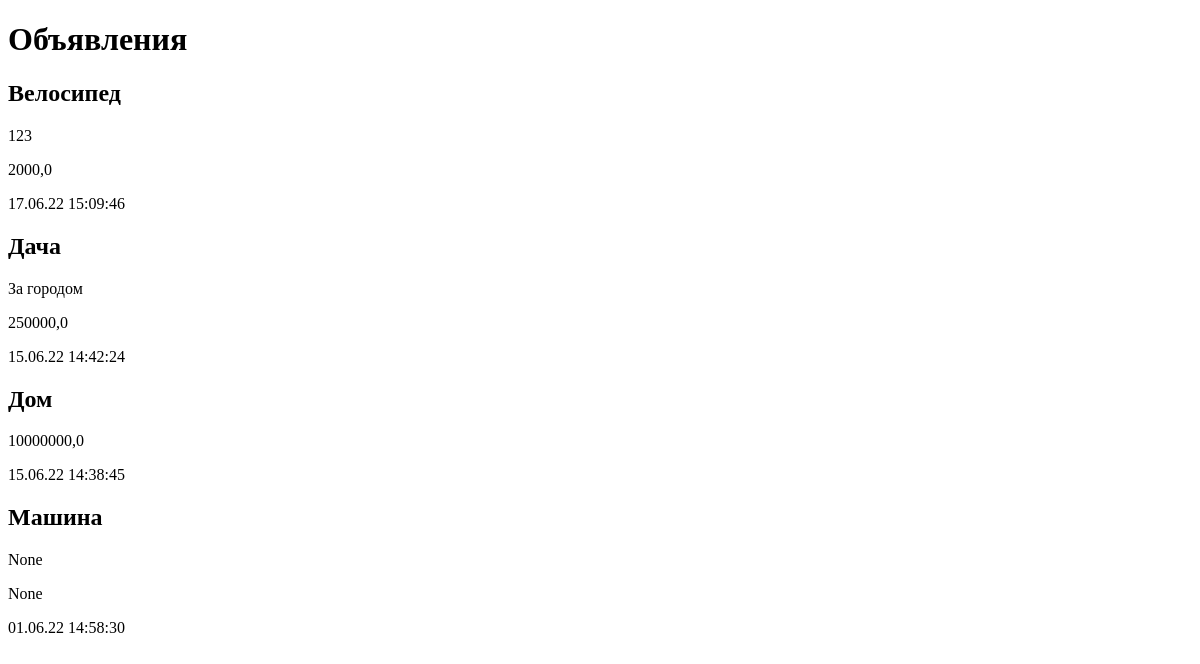
Page /bboard/ on the earlier database version.
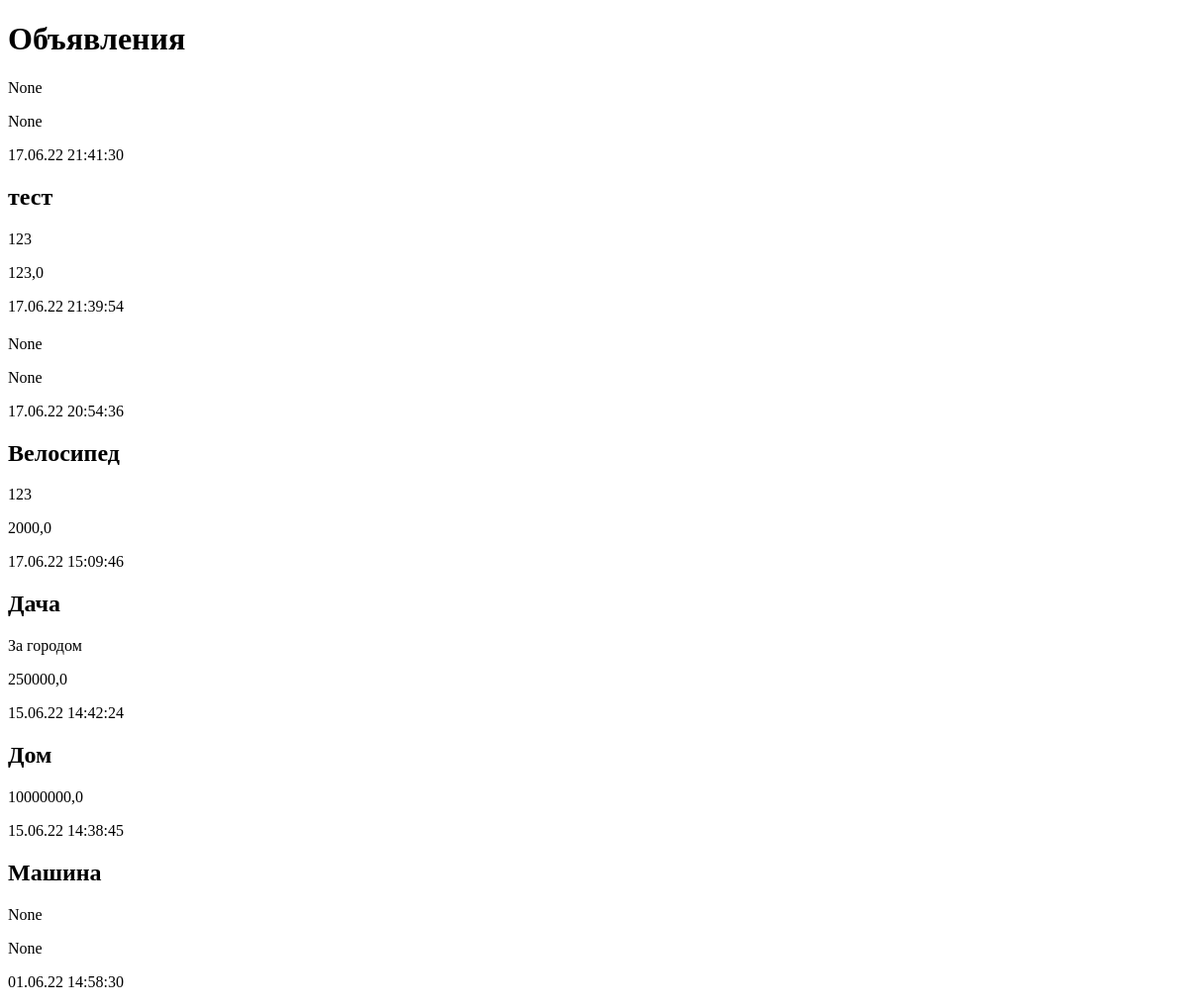
Same page on the later database version.
### bboard/models.py (models this page shows, shortened)
class Bb(models.Model):
    title = models.CharField(max_length=50, verbose_name='Наименование')
    content = models.TextField(null=True, blank=True, verbose_name='Описание')
    price = models.FloatField(null=True, blank=True, verbose_name='Цена')
    published = models.DateTimeField(
                            auto_now_add=True,
                            db_index=True,
                            verbose_name='Дата публикации',
                            )
    rubric = models.ForeignKey('Rubric', null=True, on_delete=models.SET_NULL, verbose_name='Рубрика')
    class Meta:
        ordering = ('-published',)
        verbose_name = 'Объявление'
        verbose_name_plural = 'Объявления'

### bboard/views.py (the view)
# urls.py: path('', index, name='index'),
def index(request):
    template = 'bboard/index.html'
    bbs = Bb.objects.all()
    context = {'bbs': bbs}
    return render(request, template, context)

### bboard/templates/bboard/index.html (shortened to what this page needs)
<!DOCTYPE html>
<html>
   <head>
   </head>
   <body>
    <h1>Объявления</h1>
    {% for bb in bbs %}
        <div>
            <h2>{{bb.title}}</h2>
            <p>{{bb.content}}</p>
            <p>{{bb.price}}</p>
            <p>{{bb.published|date:'d.m.y H:i:s'}}</p>
        </div>
    {% endfor %}
   </body>
</html>

Differences in the rows shown:
added Bb: content "None", price "None", published "17.06.22 21:41:30"
added Bb: title "тест", content "123", price "123,0", published "17.06.22 21:39:54"
added Bb: content "None", price "None", published "17.06.22 20:54:36"
